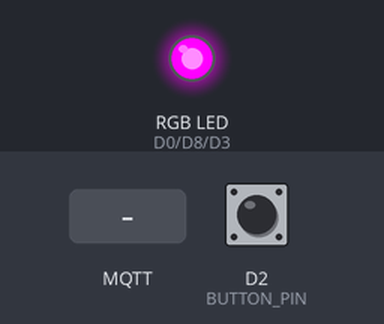
A sketch run on a simulated ESP8266 (NodeMCU). Shown: an RGB LED mixed from three pins (HIGH = lit). Inputs (shaded band) come from the test bench; at power-on: D2 (BUTTON_PIN) HIGH. WiFi joins after 1.5 s; servers stay silent unless stated; no MQTT or app messages arrive unless stated; what the sketch prints to the serial monitor is not drawn.

Above: at 2.7 s.
2.8 s: MQTT message "1" arrives on the first subscribed topic
At 3.1 s:
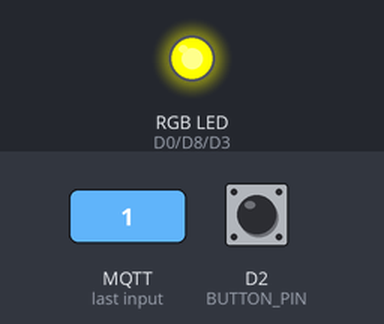
4.3 s: D2 (BUTTON_PIN) pulled LOW for 1 s
At 5.8 s:
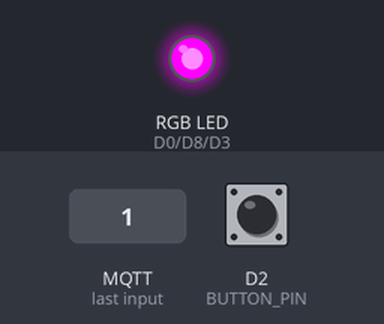
6.8 s: MQTT message "on" arrives on the first subscribed topic
At 7.8 s:
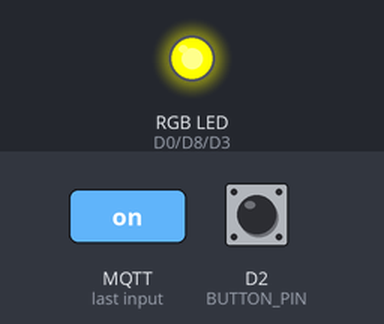
8.3 s: D2 (BUTTON_PIN) pulled LOW for 3.2 s
At 9.3 s:
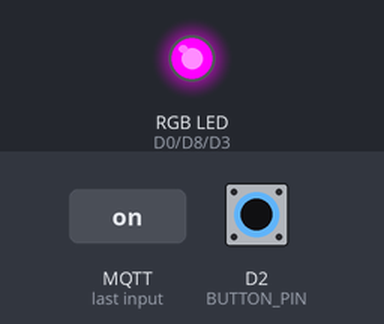
13.0 s: MQTT message "2" arrives on the first subscribed topic
At 14.2 s:
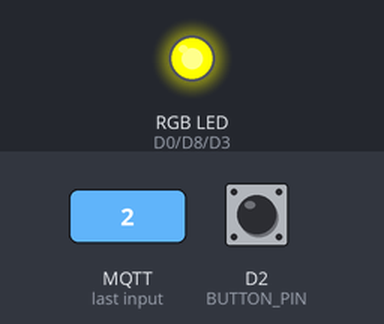
Timing chart, 0 to 15.5 s (numbered marks = the images above; inputs shaded):
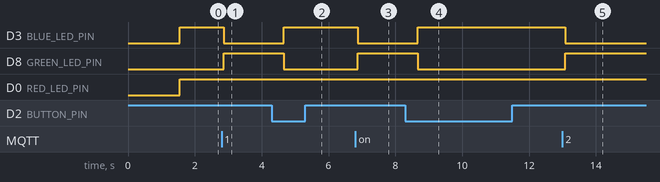

Measured:
- after the input at 2.8 s, D3 (BLUE_LED_PIN): HIGH → LOW after 0.06 s; D8 (GREEN_LED_PIN): LOW → HIGH after 0.06 s
- after the input at 4.3 s, D3 (BLUE_LED_PIN): LOW → HIGH after 0.36 s; D8 (GREEN_LED_PIN): HIGH → LOW after 0.36 s
- after the input at 6.8 s, D3 (BLUE_LED_PIN): HIGH → LOW after 0.07 s; D8 (GREEN_LED_PIN): LOW → HIGH after 0.07 s
- after the input at 8.3 s, D3 (BLUE_LED_PIN): LOW → HIGH after 0.38 s; D8 (GREEN_LED_PIN): HIGH → LOW after 0.38 s
- after the input at 13.0 s, D3 (BLUE_LED_PIN): HIGH → LOW after 0.08 s; D8 (GREEN_LED_PIN): LOW → HIGH after 0.08 s

The sketch:

iot_alarm.ino
```cpp
#include <ESP8266WiFi.h>
#include <PubSubClient.h>
#include <LedControl.h>

// 引脚定义（根据实际连接修改）
#define DIN_PIN D7    // MOSI (GPIO13)
#define CLK_PIN D5    // SCK (GPIO14)
#define CS_PIN D4     // CS (GPIO2)
#define RED_LED_PIN D0 // 传统RGB红灯引脚
#define GREEN_LED_PIN D8 // 传统RGB绿灯引脚
#define BLUE_LED_PIN D3 // 传统RGB蓝灯引脚
#define BUTTON_PIN D2  // 按钮S1连接到D2引脚

LedControl lc = LedControl(DIN_PIN, CLK_PIN, CS_PIN, 1); // 1个MAX7219设备

// WiFi and MQTT configuration
const char *ssid = "TM0512";
const char *password = "05120512";
const char *mqtt_server = "ia.ic.polyu.edu.hk";
const int mqttPort = 1883;
const char *mqttTopic = "iot/sensor-A";
const char *mqttButtonTopic = "iot/sensor-A009";

WiFiClient espClient;
PubSubClient client(espClient);

// Temperature threshold setting
const float HIGH_TEMP_THRESHOLD = 30.0;
const float LOW_TEMP_THRESHOLD = 10.0;

// Rounded flame pattern (smooth edges and rich layers)
const byte flamePattern[8] = {
  B00001000,
  B00011100,
  B00111110,
  B01111111,
  B01111111,
  B00111110,
  B00011100,
  B00001000
};

// Rounded snowflake pattern (soft edges, strong three-dimensional effect)
const byte snowflakePattern[8] = {
  B00011000,
  B00111100,
  B01100110,
  B11011011,
  B01100110,
  B00111100,
  B00011000,
  B00000000
};

int lastButtonState = HIGH;
int currentButtonState;
unsigned long lastDebounceTime = 0;
unsigned long debounceDelay = 50;
//set color
void setColor(int r, int g, int b) {
  analogWrite(RED_LED_PIN, r);
  analogWrite(GREEN_LED_PIN, g);
  analogWrite(BLUE_LED_PIN, b);
  Serial.printf("RGB settings: red=%d, green=%d, blue=%d\n", 255-r, 255-g, 255-b);
}

// template pattern
void displayFlame() {
  for (int row = 0; row < 8; row++) {
    lc.setRow(0, row, flamePattern[row]);
  }
}

// snowflake pattern
void displaySnowflake() {
  for (int row = 0; row < 8; row++) {
    lc.setRow(0, row, snowflakePattern[row]);
  }
}
void sendButtonMessage() {
  if (client.connected()) {
    client.publish(mqttButtonTopic, "start");
    Serial.println("Send message: start");
    // Visual feedback of button presses
    setColor(255, 255, 0); // yellow flashing
    delay(200);
    setColor(255, 0, 255); // Return to green
  } else {
    Serial.println("MQTT is not connected and cannot send messages");
  }
}

// 8x8 matrix control
void setMatrixDisplay(int pattern) {
  lc.clearDisplay(0); // clear display

  switch (pattern) {
    case 1: // Red Mode - Flame
      setColor(0, 255, 255);    // Traditional RGB red lights are all on
      displayFlame();
      break;
    case 2: // Blue Pattern - Snowflakes
      setColor(255, 255, 0);    // Traditional RGB blue light is fully lit
      displaySnowflake();
      break;
    default: // Green mode - off
      setColor(255, 0, 255);    // Traditional RGB green lights are all on
      lc.clearDisplay(0);       // Matrix turns off
      break;
  }
}


void callback(char* topic, byte* payload, unsigned int length) {
  String msg = String((char*)payload).substring(0, length);
  Serial.printf("Received message: %s\n", msg.c_str());

  // Parse the temperature value (for the new format: "temp": "26.0")
  float temperature = parseTemperature(msg);

  if (!isnan(temperature)) {
    Serial.printf("Parse to temperature: %.1f°C\n", temperature);
    setMatrixDisplay(temperature > HIGH_TEMP_THRESHOLD ? 1 :
                    (temperature < LOW_TEMP_THRESHOLD ? 2 : 0));
  } else {
    Serial.println("Temperature analysis failed");
    setColor(255, 255, 0);
    lc.clearDisplay(0);
  }
}

// Temperature analysis function (adapt to "temp": "26.0" format)
float parseTemperature(String jsonStr) {
  // Find the location of "temp": "
  int startIndex = jsonStr.indexOf("\"temp\": \"");
  if (startIndex == -1) return NAN; // Temperature field not found

  // Locate the end of the temperature value (next double quote)
  int endIndex = jsonStr.indexOf("\"", startIndex + 9); // "temp": " 占8个字符
  if (endIndex == -1 || endIndex <= startIndex) return NAN;

 // Extract the temperature string and convert it to a floating point number
  String tempStr = jsonStr.substring(startIndex + 9, endIndex);
  return tempStr.toFloat();
}


boolean reconnect() {
  if(client.connect("ESP8266-TempMonitor")) {
    client.subscribe(mqttTopic);
    setMatrixDisplay(0);        // 矩阵熄灭（绿色模式）
    Serial.println("MQTT connection successful");
    return true;
  }

  setColor(0, 255, 255);      // 连接失败：红灯
  Serial.printf("MQTT连接失败，错误码: %d\n", client.state());
  return false;
}

void setup() {
  Serial.begin(115200);

  // 初始化LED引脚
  pinMode(RED_LED_PIN, OUTPUT);
  pinMode(GREEN_LED_PIN, OUTPUT);
  pinMode(BLUE_LED_PIN, OUTPUT);

  // 初始化MAX7219矩阵
  lc.shutdown(0, false);      // 退出关机模式
  lc.setIntensity(0, 8);      // 设置亮度 (0-15)
  lc.clearDisplay(0);         // 清除显示
    // 初始化按钮引脚（上拉输入）
  pinMode(BUTTON_PIN, INPUT_PULLUP);

  // 连接WiFi
  WiFi.begin(ssid, password);
  while(WiFi.status() != WL_CONNECTED) {
    delay(500);
    Serial.print(".");
  }
  Serial.println("\nWiFi连接成功");

  // 连接MQTT服务器
  client.setServer(mqtt_server, mqttPort);
  client.setCallback(callback);
}

void loop() {
  if(!client.connected()) {
    reconnect();
  }

  client.loop();

  // 读取按钮状态并进行消抖处理
  int reading = digitalRead(BUTTON_PIN);

  // 如果状态改变，记录时间
  if (reading != lastButtonState) {
    lastDebounceTime = millis();
  }

  // 经过消抖延迟后确认状态
  if ((millis() - lastDebounceTime) > debounceDelay) {
    if (reading != currentButtonState) {
      currentButtonState = reading;

      // 检测到按钮按下（从HIGH变为LOW）
      if (currentButtonState == LOW) {
        sendButtonMessage();
      }
    }
  }

  lastButtonState = reading;
  delay(100);
}
```
